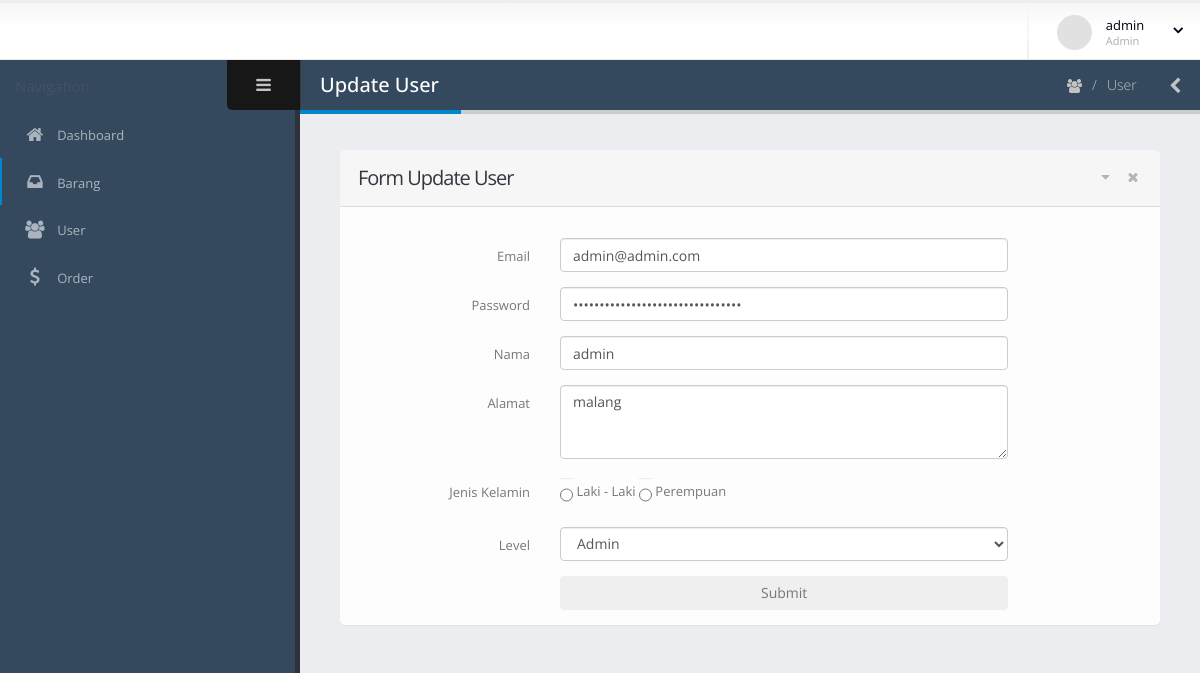
/admin/user/userupdate.php?username=admin (signed in), run on the app's committed database.
### tables this page shows
CREATE TABLE `user` (
  `Username` varchar(12) NOT NULL,
  `Email` varchar(100) NOT NULL,
  `Password` varchar(100) NOT NULL,
  `Nama` varchar(100) NOT NULL,
  `Alamat` text NOT NULL,
  `JenisKelamin` enum('Laki - Laki','Perempuan','','') NOT NULL,
  `Level` enum('Admin','Kasir','','') NOT NULL
);

### admin/user/userupdate.php (the view, shortened to what this page needs)
<!doctype html>
<?php
include "../../db/connection.php";
	$username = $_GET['username'];
	$sql = "select * from user where Username = '$username'";
	$res = $conn->query($sql);
	while($row = $res->fetch_assoc())
		{
			$password = $row['Password'];
			$email = $row['Email'];
			$nama = $row['Nama'];
			$alamat = $row['Alamat'];
		}
    ?>
<html class="fixed">
	<head>
		<link rel="stylesheet" href="../../assets/vendor/bootstrap/css/bootstrap.css" />
		<link rel="stylesheet" href="../../assets/vendor/font-awesome/css/font-awesome.css" />
		<link rel="stylesheet" href="../../assets/vendor/magnific-popup/magnific-popup.css" />
		<link rel="stylesheet" href="../../assets/vendor/bootstrap-datepicker/css/datepicker3.css" />
		<link rel="stylesheet" href="../../assets/vendor/jquery-ui/css/ui-lightness/jquery-ui-1.10.4.custom.css" />
		<link rel="stylesheet" href="../../assets/vendor/bootstrap-multiselect/bootstrap-multiselect.css" />
		<link rel="stylesheet" href="../../assets/vendor/morris/morris.css" />
		<link rel="stylesheet" href="../../assets/stylesheets/theme.css" />
		<link rel="stylesheet" href="../../assets/stylesheets/skins/default.css" />
		<link rel="stylesheet" href="../../assets/stylesheets/theme-custom.css">
	</head>
	<body>
		<section class="body">
			<header class="header">
				<div class="header-right">
					<span class="separator"></span>
					<div id="userbox" class="userbox">
						<a href="#" data-toggle="dropdown">
							<figure class="profile-picture">
								<img src="../../assets/images/!logged-user.jpg" alt="Joseph Doe" class="img-circle" data-lock-picture="../../assets/images/!logged-user.jpg" />
							</figure>
							<div class="profile-info" data-lock-name="John Doe" data-lock-email="johndoe@JSOFT.com">
								<span class="name"><?php echo $_SESSION['username'] ?> </span>
								<span class="role"><?php echo $_SESSION['Level'] ?> </span>
							</div>
							<i class="fa custom-caret"></i>
						</a>
					</div>
				</div>
			</header>
			<div class="inner-wrapper">
				<aside id="sidebar-left" class="sidebar-left">
					<div class="sidebar-header">
						<div class="sidebar-title">
						</div>
						<div class="sidebar-toggle hidden-xs" data-toggle-class="sidebar-left-collapsed" data-target="html" data-fire-event="sidebar-left-toggle">
							<i class="fa fa-bars" aria-label="Toggle sidebar"></i>
						</div>
					</div>
					<div class="nano">
						<div class="nano-content">
							<nav id="menu" class="nav-main" role="navigation">
								<ul class="nav nav-main">
									<li class="nav">
										<a href="../index.php">
											<i class="fa fa-home" aria-hidden="true"></i>
											<span>Dashboard</span>
										</a>
									</li>
									<li class="nav-active">
										<a href="barangtabel.php">
											<i class="fa fa-inbox" aria-hidden="true"></i>
											<span>Barang</span>
										</a>
									</li>
									<li class="nav">
										<a href="../user/usertabel.php">
											<i class="fa fa-users" aria-hidden="true"></i>
											<span>User</span>
										</a>
									</li>
									<li class="nav">
										<a href="../order/ordertabel.php">
											<i class="fa fa-usd" aria-hidden="true"></i>
											<span>Order</span>
										</a>
									</li>
								</ul>
							</nav>
						</div>
					</div>
				</aside>
				<section role="main" class="content-body">
					<header class="page-header">
						<h2>Update User</h2>
						<div class="right-wrapper pull-right">
							<ol class="breadcrumbs">
								<li>
									<a href="usertabel.php">
										<i class="fa fa-users"></i>
									</a>
								</li>
								<li><span>User</span></li>
							</ol>
							<a class="sidebar-right-toggle" data-open="sidebar-right"><i class="fa fa-chevron-left"></i></a>
						</div>
					</header>
				<div class="row">
					<div class="col-lg-12">
						<section class="panel">
							<header class="panel-heading">
								<div class="panel-actions">
											<a href="#" class="fa fa-caret-down"></a>
											<a href="#" class="fa fa-times"></a>
								</div>
								<h2 class="panel-title">Form Update User</h2>
							</header>
							<div class="panel-body">
									<form action="userupdateaction.php" class="form-horizontal" method="post" enctype="multipart/form-data">
										<div class="form-group">
											<div class="col-md-10">
											</div>
										</div>
										<div class="form-group">
											<label class="col-md-3 control-label" for="inputDefault">Email</label>
											<div class="col-md-7">
												<input type="email" class="form-control" id="inputDefault" name="email" value="<?php echo $email; ?>">
											</div>
										</div>
										<div class="form-group">
											<label class="col-md-3 control-label" for="inputDefault">Password</label>
											<div class="col-md-7">
												<input type="password" class="form-control" id="inputDefault" name="password" value="<?php echo $password; ?>">
											</div>
										</div>
										<div class="form-group">
											<label class="col-md-3 control-label" for="inputDefault">Nama</label>
											<div class="col-md-7">
												<input type="nama" class="form-control" id="inputDefault" name="nama" value="<?php echo $nama; ?>">
											</div>
										</div>
										<div class="form-group">
											<label class="col-md-3 control-label" for="inputDefault">Alamat</label>
											<div class="col-md-7">
												<textarea name="alamat" id="inputDefault" class="form-control" cols="30" rows="3" ><?php echo $alamat; ?></textarea>
											</div>
										</div>
										<div class="form-group">
											<label class="col-md-3 control-label" for="inputDefault">Jenis Kelamin</label>
											<div class="col-md-7 form-inline">
												<input type="radio" name="jenkel" id="inputDefault" class="form-control" value="Laki - Laki"> Laki - Laki
												<input type="radio" name="jenkel" id="inputDefault" class="form-control" value="Perempuan"> Perempuan
											</div>
										</div>
										<div class="form-group">
											<label class="col-md-3 control-label" for="inputDefault">Level</label>
											<div class="col-md-7">
												<select name="level" class="form-control" id="inputDefault">
													<option value="Admin">Admin</option>
												</select>
											</div>
										</div>
										<div class="form-group">
										<label class="col-md-3 control-label"></label>
											<div class="col-md-7">
												<button class="btn btn-block" name="submit" value="Submit">Submit</button>
											</div>
										</div>
									</form>
								</div>
						</section>
					</div>
				</div>
				</section>
			</div>
		</section>
	</body>
</html>

### assets/stylesheets/skins/default.css (style rules this page uses)
a, .btn-link { color: #0088cc; }
.page-header h2 { border-bottom-color: #0088cc; }
ul.nav-main > li.nav-active > a { box-shadow: 2px 0 0 #0088cc inset; }

### data on the page
user: email "admin@admin.com", nama "admin", alamat "malang"

### other printed values
$_SESSION['username'] "admin"
$_SESSION['Level'] "Admin"
